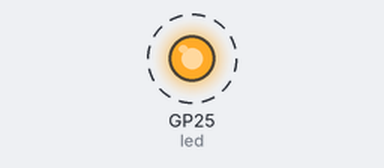
Simulated run of this program. Board: Raspberry Pi Pico running MicroPython. Parts: output pins drawn as LEDs (lit = HIGH). Dashed ring = blinking. What the program prints to the serial console is not drawn.

Above: at 0.1 s.
Timing chart, 0 to 3.0 s (numbered marks = the images above):
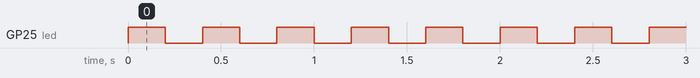

The program:

blink_pin_25.py
```python
import machine #Lib of devices with pins
import utime

led = machine.Pin(25, machine.Pin.OUT)

while True:
    print('hello')
    led.value(1)
    utime.sleep(0.2)
    led.value(0)
    utime.sleep(0.2)
```

Measured:
- by itself, GP25 (led): alternates HIGH for 0.20 s and LOW for 0.20 s
